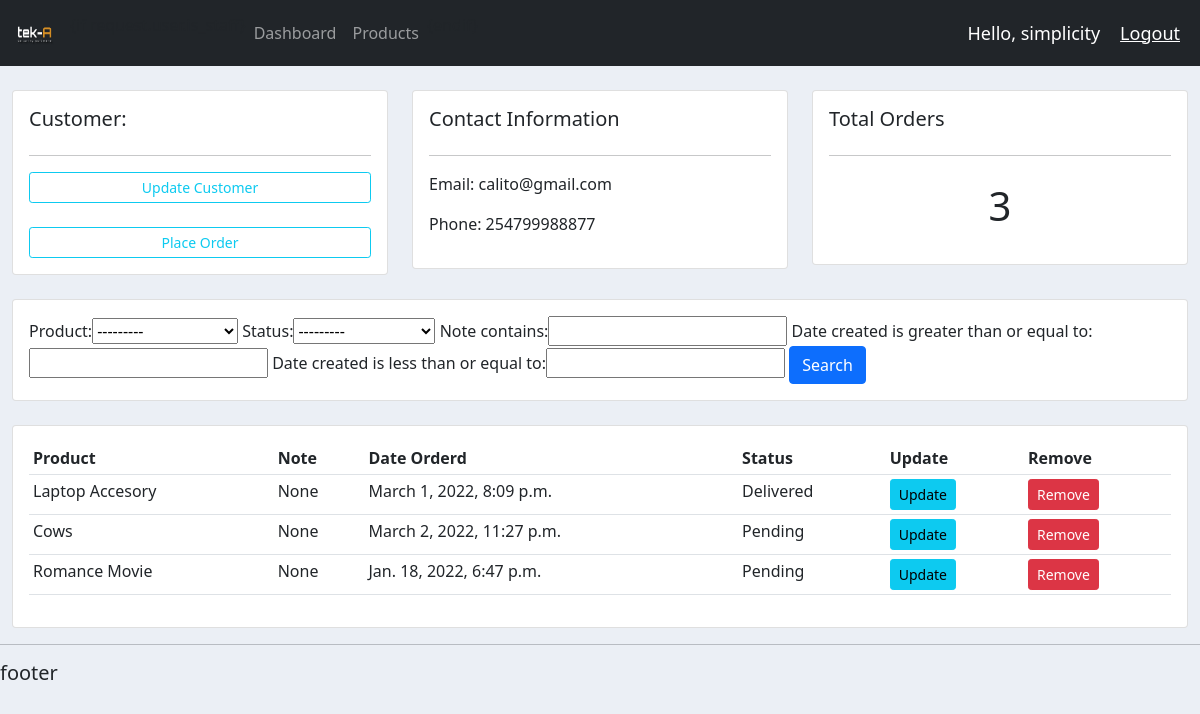
/customer/2 (signed in), run on the app's committed database.
### accounts/models.py (models this page shows, shortened)
class Customer(models.Model):
    name = models.CharField(max_length=200, null=True)
    phoneNum = models.CharField(max_length=200, null=True)
    email = models.CharField(max_length=200, null=True)
    date_created = models.DateTimeField(auto_now_add=True, null=True)

class Order(models.Model):
    STATUS = (
        ('Pending', 'Pending'),
        ('Out for Delivery', 'Out for Delivery'),
        ('Delivered', 'Delivered'),
    )
    customer = models.ForeignKey(Customer, null=True, on_delete=models.SET_NULL)
    product = models.ForeignKey(Product, null=True, on_delete=models.SET_NULL)
    date_created = models.DateTimeField(auto_now_add=True, null=True)
    status = models.CharField(max_length=200, null=True, choices=STATUS)
    note = models.CharField(max_length=1000, null=True)

class Product(models.Model):
    CATEGORY = (
        ('Indoor', 'Indoor'),
        ('Out Door', 'Out Door'),
    )
    name = models.CharField(max_length=200, null=True)
    price = models.FloatField(null=True)
    category = models.CharField(max_length=200, null=True, choices=CATEGORY)
    description = models.CharField(max_length=200, null=True, blank=True)
    date_created = models.DateTimeField(auto_now_add=True, null=True)
    tag = models.ManyToManyField(Tag)
    def __str__(self):
        return self.name

### accounts/decorators.py (the view)
        def wrapper_func(request, *args, **kwargs):
            print('working', allowed_roles)
            group = None
            if request.user.groups.exists():
                group = request.user.groups.all()[0].name
            if group in allowed_roles:
                return view_func(request, *args, **kwargs)
            else:
                return HttpResponse('You are not authorized to view this page')

### accounts/views.py (called while the page is built)
@login_required(login_url='login')
@allowed_users(allowed_roles=['admin'])
def customer(request, pk):
    customer = Customer.objects.get(id = pk)
    orders = customer.order_set.all()
    order_count = orders.count()
    myFilter = OrderFilter(request.GET, queryset=orders)
    orders = myFilter.qs
    context = {'customer':customer, 'orders':orders, 'order_count':order_count, 'my_filter':myFilter}
    return render(request, 'accounts/customer.html', context)

### accounts/templates/accounts/customer.html
{% extends 'accounts/base.html' %}
{% block content %}
<div class="row">
    <div class="col-md">
		<div class="card card-body">
			<h5>Customer:</h5>
			<hr>
			<a class="btn btn-outline-info  btn-sm btn-block" href="">Update Customer</a>
			<br>
            <a class="btn btn-outline-info  btn-sm btn-block" href="{% url 'create_order' customer.id %}">Place Order</a>
		</div>
	</div>
	<div class="col-md">
		<div class="card card-body">
			<h5>Contact Information</h5>
			<hr>
			<p>Email: {{customer.email}}</p>
			<p>Phone: {{customer.phoneNum}}</p>
		</div>
	</div>
	<div class="col-md">
		<div class="card card-body">
			<h5>Total Orders</h5>
			<hr>
			<h1 style="text-align: center;padding: 10px">{{order_count}}</h1>
		</div>
	</div>
</div>
<br>
<div class="row">
	<div class="col">
		<div class="card card-body">
			<form method="get">
				{{my_filter.form}}
		    <button class="btn btn-primary" type="submit">Search</button>
		  </form>
		</div>
	</div>
</div>
<br>
<div class="row">
	<div class="col-md">
		<div class="card card-body">
			<table class="table table-sm">
				<tr>
					<th>Product</th>
					<th>Note</th>
					<th>Date Orderd</th>
					<th>Status</th>
					<th>Update</th>
					<th>Remove</th>
				</tr>
				{% for order in orders %}
				<tr>
					<td>{{order.product}}</td>
					<td>{{order.note}}</td>
					<td>{{order.date_created}}</td>
					<td>{{order.status}}</td>
					<td><a class="btn btn-sm btn-info" href="{%url 'update_order' order.id%}">Update</a></td>
					<td><a class="btn btn-sm btn-danger" href="{%url 'delete_order' order.id%}">Remove</a></td>
				</tr>
				{% endfor %}
			</table>
		</div>
	</div>
</div>
{% endblock %}

### accounts/templates/accounts/navbar.html (shortened to what this page needs)
{% load static %}
<nav class="navbar navbar-expand-lg navbar-dark bg-dark">
    <img height="50" width="70" src="{% static 'images/teka_logo.png' %}">
    <div class="collapse navbar-collapse" id="navbarNavAltMarkup">
      <ul class="navbar-nav">
        <li class="nav-item active">
          <a class="nav-link" href="{% url 'home' %}">Dashboard</a>
        </li>
        <li class="nav-item">
          <a class="nav-link" href="{% url 'products' %}">Products</a>
        </li>
      </ul>
    </div>
    <span class="hello-msg">Hello, {{request.user}} </span>
    <span><a class="hello-msg" href="{% url 'logout' %}">Logout</a></span>
  </nav>

### static/css/main.css (style rules this page uses)
body { background-color: #ebeff5; }

### accounts/templates/accounts/navbar.html (style rules this page uses)
.hello-msg { font-size: 18px; color: #fff; margin-right: 20px; }

### data on the page
Customer: email "calito@gmail.com", phoneNum "254799988877"
Order: product "Laptop Accesory", note "None", date_created "March 1, 2022, 8:09 p.m.", status "Delivered"
Order: product "Cows", note "None", date_created "March 2, 2022, 11:27 p.m.", status "Pending"
Order: product "Romance Movie", note "None", date_created "Jan. 18, 2022, 6:47 p.m.", status "Pending"

### other printed values
{{ request.user }} "simplicity"
{{ order_count }} "3"
